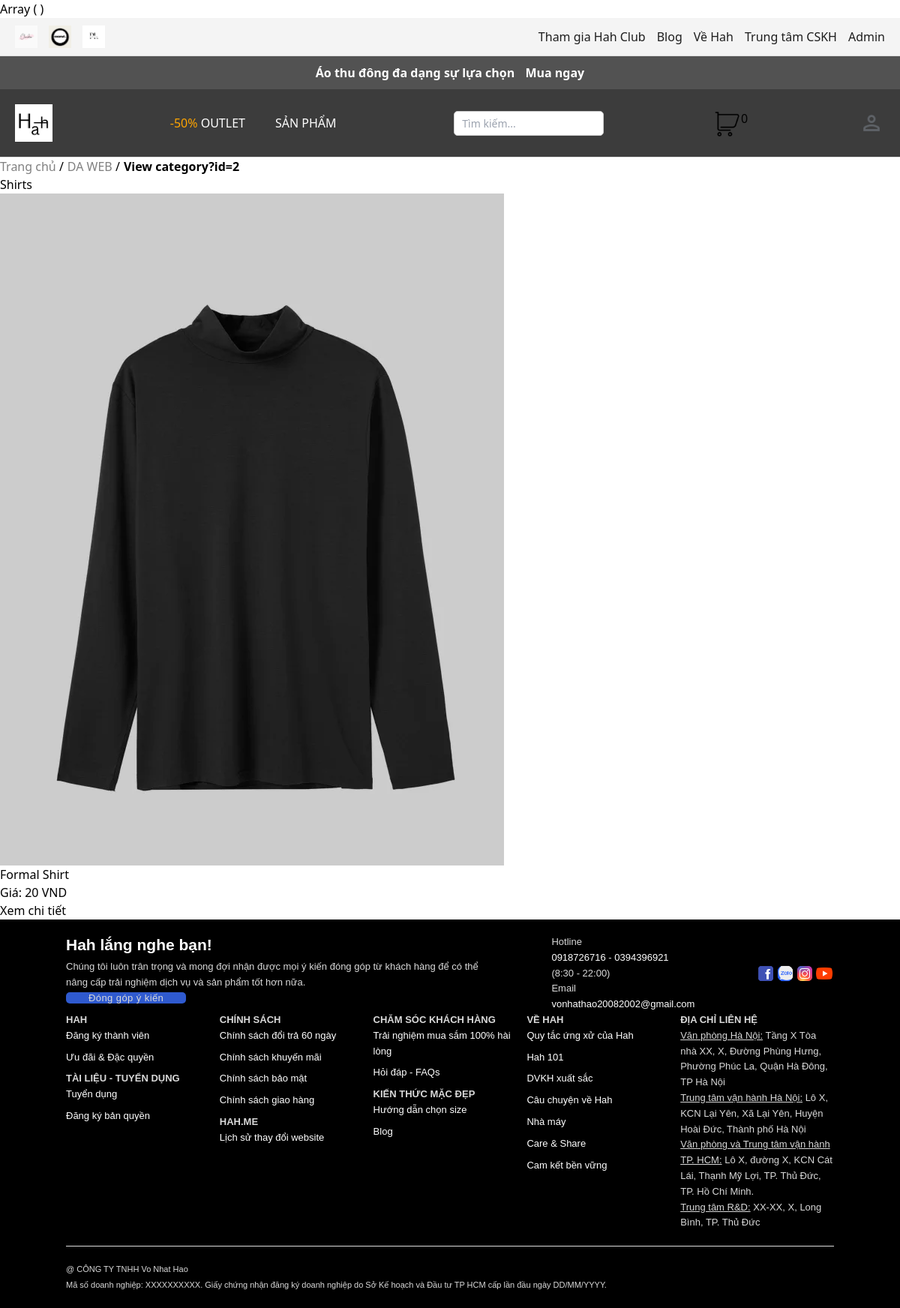
The page /view_category.php?id=2 on the database its author committed.
### tables this page shows
CREATE TABLE IF NOT EXISTS `categories` (
  `category_id` int NOT NULL AUTO_INCREMENT,
  `category_name` varchar(50) DEFAULT NULL,
  `description` text,
  PRIMARY KEY (`category_id`)
);

CREATE TABLE IF NOT EXISTS `products` (
  `product_id` int NOT NULL AUTO_INCREMENT,
  `name` varchar(100) DEFAULT NULL,
  `description` text,
  `price` decimal(10,2) DEFAULT NULL,
  `category_id` int DEFAULT NULL,
  `status` varchar(20) DEFAULT NULL,
  `image_url` varchar(255) DEFAULT NULL,
  `created_at` timestamp NULL DEFAULT CURRENT_TIMESTAMP,
  `discount` decimal(10,2) DEFAULT '0.00',
  PRIMARY KEY (`product_id`),
  KEY `category_id` (`category_id`)
);

### classes/Category.class.php (called while the page is built, shortened)
<?php
class Category extends Db{
    private $db;
    public function __construct($db) {
        $this->db = $db;
    }
    public function getCategoryById($id) {
        $sql = "SELECT * FROM categories WHERE category_id = ?";
        return $this->db->fetchRow($sql, [$id]);
    }
    public function getAllCategories() {
        $sql = "SELECT * FROM categories";
        return $this->db->select($sql);
    }
}
?>

### classes/Db.class.php (called while the page is built, shortened)
<?php
class Db
{
    private $dbh = null;
    public function __construct()
    {
        $driver = "mysql:host=" . HOST . "; dbname=" . DB_NAME;
        try {
            $this->dbh = new PDO($driver, DB_USER, DB_PASS);
            $this->dbh->exec("set names utf8");
        } catch (PDOException $e) {
            echo "Err:" . $e->getMessage();
            exit();
        }
    }
    public function query($sql, $arr = array(), $mode = PDO::FETCH_ASSOC)
    {
        $stm = $this->dbh->prepare($sql);
        if (!$stm->execute($arr)) {
            echo "Sql Error!";
            exit;
        }
        return $stm->fetchAll($mode);
    }
    public function select($sql, $arr = array(), $mode = PDO::FETCH_ASSOC)
    {
        return $this->query($sql, $arr, $mode);
    }
    public function fetchAll($sql, $params = []) {
        try {
            $stmt = $this->dbh->prepare($sql);
            foreach ($params as $key => $value) {
                $stmt->bindValue($key + 1, $value);
            }
            $stmt->execute();
            return $stmt->fetchAll(PDO::FETCH_ASSOC);
        } catch (PDOException $e) {
            die("Lỗi truy vấn: " . $e->getMessage());
        }
    }
    public function fetchRow($sql, $params = []) {
        try {
            $stmt = $this->dbh->prepare($sql);
            foreach ($params as $key => $value) {
                $stmt->bindValue($key + 1, $value);
            }
            $stmt->execute();
            return $stmt->fetch(PDO::FETCH_ASSOC);
        } catch (PDOException $e) {
            die("Lỗi truy vấn: " . $e->getMessage());
        }
    }
}

### classes/Product.class.php (called while the page is built, shortened)
<?php
class Product extends Db
{
    private $db;
    public function __construct($db)
    {
        $this->db = $db;
    }
    public function getProductsByCategory($categoryId) {
        $sql = "SELECT * FROM products WHERE category_id = ?";
        return $this->db->fetchAll($sql, [$categoryId]);
    }
}

### view_category.php (the view, shortened to what this page needs)
<?php
require_once 'classes/Db.class.php';
require_once 'classes/Product.class.php';
require_once 'classes/Category.class.php';
require_once 'includes/breadcrumb.php';
$db = new Db();
$product = new Product($db);
$category = new Category($db);
$categoryId = isset($_GET['id']) ? intval($_GET['id']) : 0;
$currentCategory = $category->getCategoryById($categoryId);
$products = $product->getProductsByCategory($categoryId);
?>
<!DOCTYPE html>
<html lang="en">
<head>
    <link rel="stylesheet" href="assets/css/style.css">
</head>
<body>
    <?php include 'includes/header.php'; ?>
    <main>
        <h1><?php echo htmlspecialchars($currentCategory['category_name']); ?></h1>
        <div class="product-list">
            <?php if (!empty($products)): ?>
                <?php foreach ($products as $product): ?>
                    <div class="product-item">
                        <img src="assets/images/products/<?php echo htmlspecialchars($product['image_url']); ?>" alt="<?php echo htmlspecialchars($product['name']); ?>">
                        <h3><?php echo htmlspecialchars($product['name']); ?></h3>
                        <p>Giá: <?php echo number_format($product['price'], 0, ',', '.'); ?> VND</p>
                        <a href="product_detail.php?id=<?php echo $product['product_id']; ?>">Xem chi tiết</a>
                    </div>
                <?php endforeach; ?>
            <?php else: ?>
                <p>Không có sản phẩm nào trong danh mục này.</p>
            <?php endif; ?>
        </div>
    </main>
    <?php include 'includes/footer.php'; ?>
</body>
</html>

### assets/css/style.css (style rules this page uses)
:root { --primary-color: #007bff; --background-color: #f4f4f4; --background-color-pri: #3c3c3c; --text-color: #1d1d1d; --link-color: #007bff; --hover-color: #0056b3; --error-color: red; }
body { font-family: "NotoSerif", Arial, sans-serif; }

### rows shown on the page
categories: category_name "Shirts"
products: image_url (picture), name "Formal Shirt", price "20"

### other values the page prints
$totalQuantity "0"
$breadcrumb['label'] "Trang chủ"
$breadcrumb['label'] "DA WEB"
$breadcrumb['label'] "View category?id=2"
